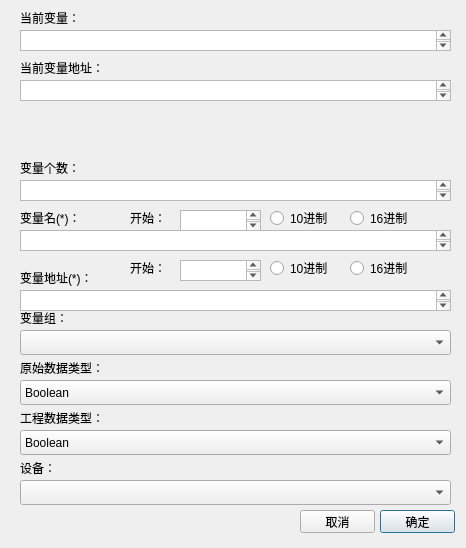
<?xml version="1.0" encoding="UTF-8"?>
<ui version="4.0">
 <class>CMDBatchChangeVariableDialog</class>
 <widget class="QDialog" name="CMDBatchChangeVariableDialog">
  <property name="geometry">
   <rect>
    <x>0</x>
    <y>0</y>
    <width>466</width>
    <height>548</height>
   </rect>
  </property>
  <property name="windowTitle">
   <string>Dialog</string>
  </property>
  <widget class="QComboBox" name="batchOriginalDataTypeBox">
   <property name="geometry">
    <rect>
     <x>20</x>
     <y>380</y>
     <width>431</width>
     <height>25</height>
    </rect>
   </property>
   <item>
    <property name="text">
     <string>Boolean</string>
    </property>
   </item>
   <item>
    <property name="text">
     <string>Char</string>
    </property>
   </item>
   <item>
    <property name="text">
     <string>Byte</string>
    </property>
   </item>
   <item>
    <property name="text">
     <string>Int16</string>
    </property>
   </item>
   <item>
    <property name="text">
     <string>UInt16</string>
    </property>
   </item>
   <item>
    <property name="text">
     <string>Int32</string>
    </property>
   </item>
   <item>
    <property name="text">
     <string>UInt32</string>
    </property>
   </item>
   <item>
    <property name="text">
     <string>Int64</string>
    </property>
   </item>
   <item>
    <property name="text">
     <string>UInt64</string>
    </property>
   </item>
   <item>
    <property name="text">
     <string>Float</string>
    </property>
   </item>
   <item>
    <property name="text">
     <string>Double</string>
    </property>
   </item>
   <item>
    <property name="text">
     <string>Datetime</string>
    </property>
   </item>
   <item>
    <property name="text">
     <string>String</string>
    </property>
   </item>
  </widget>
  <widget class="QLabel" name="label">
   <property name="geometry">
    <rect>
     <x>20</x>
     <y>360</y>
     <width>91</width>
     <height>16</height>
    </rect>
   </property>
   <property name="text">
    <string>原始数据类型：</string>
   </property>
  </widget>
  <widget class="QComboBox" name="batchProjectDataTypeBox">
   <property name="geometry">
    <rect>
     <x>20</x>
     <y>430</y>
     <width>431</width>
     <height>25</height>
    </rect>
   </property>
   <item>
    <property name="text">
     <string>Boolean</string>
    </property>
   </item>
   <item>
    <property name="text">
     <string>Char</string>
    </property>
   </item>
   <item>
    <property name="text">
     <string>Byte</string>
    </property>
   </item>
   <item>
    <property name="text">
     <string>Int16</string>
    </property>
   </item>
   <item>
    <property name="text">
     <string>UInt16</string>
    </property>
   </item>
   <item>
    <property name="text">
     <string>Int32</string>
    </property>
   </item>
   <item>
    <property name="text">
     <string>UInt32</string>
    </property>
   </item>
   <item>
    <property name="text">
     <string>Int64</string>
    </property>
   </item>
   <item>
    <property name="text">
     <string>UInt64</string>
    </property>
   </item>
   <item>
    <property name="text">
     <string>Float</string>
    </property>
   </item>
   <item>
    <property name="text">
     <string>Double</string>
    </property>
   </item>
   <item>
    <property name="text">
     <string>Datetime</string>
    </property>
   </item>
   <item>
    <property name="text">
     <string>String</string>
    </property>
   </item>
  </widget>
  <widget class="QLabel" name="label_2">
   <property name="geometry">
    <rect>
     <x>20</x>
     <y>410</y>
     <width>91</width>
     <height>16</height>
    </rect>
   </property>
   <property name="text">
    <string>工程数据类型：</string>
   </property>
  </widget>
  <widget class="QComboBox" name="batchDeviceListCombox">
   <property name="geometry">
    <rect>
     <x>20</x>
     <y>480</y>
     <width>431</width>
     <height>25</height>
    </rect>
   </property>
  </widget>
  <widget class="QLabel" name="label_3">
   <property name="geometry">
    <rect>
     <x>20</x>
     <y>460</y>
     <width>91</width>
     <height>16</height>
    </rect>
   </property>
   <property name="text">
    <string>设备：</string>
   </property>
  </widget>
  <widget class="QPushButton" name="okButton">
   <property name="geometry">
    <rect>
     <x>380</x>
     <y>510</y>
     <width>75</width>
     <height>23</height>
    </rect>
   </property>
   <property name="text">
    <string>确定</string>
   </property>
  </widget>
  <widget class="QPushButton" name="cancelButton">
   <property name="geometry">
    <rect>
     <x>300</x>
     <y>510</y>
     <width>75</width>
     <height>23</height>
    </rect>
   </property>
   <property name="text">
    <string>取消</string>
   </property>
  </widget>
  <widget class="QLabel" name="label_4">
   <property name="geometry">
    <rect>
     <x>20</x>
     <y>10</y>
     <width>61</width>
     <height>16</height>
    </rect>
   </property>
   <property name="text">
    <string>当前变量：</string>
   </property>
  </widget>
  <widget class="QLabel" name="label_5">
   <property name="geometry">
    <rect>
     <x>20</x>
     <y>310</y>
     <width>61</width>
     <height>16</height>
    </rect>
   </property>
   <property name="text">
    <string>变量组：</string>
   </property>
  </widget>
  <widget class="QPlainTextEdit" name="curVarNameEdit">
   <property name="geometry">
    <rect>
     <x>20</x>
     <y>30</y>
     <width>431</width>
     <height>21</height>
    </rect>
   </property>
   <property name="readOnly">
    <bool>true</bool>
   </property>
  </widget>
  <widget class="QLabel" name="label_6">
   <property name="geometry">
    <rect>
     <x>20</x>
     <y>60</y>
     <width>81</width>
     <height>16</height>
    </rect>
   </property>
   <property name="text">
    <string>当前变量地址：</string>
   </property>
  </widget>
  <widget class="QPlainTextEdit" name="curVarAddrEdit">
   <property name="geometry">
    <rect>
     <x>20</x>
     <y>80</y>
     <width>431</width>
     <height>21</height>
    </rect>
   </property>
   <property name="readOnly">
    <bool>true</bool>
   </property>
  </widget>
  <widget class="QLabel" name="label_7">
   <property name="geometry">
    <rect>
     <x>20</x>
     <y>270</y>
     <width>81</width>
     <height>16</height>
    </rect>
   </property>
   <property name="text">
    <string>变量地址(*)：</string>
   </property>
  </widget>
  <widget class="QPlainTextEdit" name="batchVarAddrEdit">
   <property name="geometry">
    <rect>
     <x>20</x>
     <y>290</y>
     <width>431</width>
     <height>21</height>
    </rect>
   </property>
   <property name="readOnly">
    <bool>false</bool>
   </property>
  </widget>
  <widget class="QPlainTextEdit" name="batchVarNameEdit">
   <property name="geometry">
    <rect>
     <x>20</x>
     <y>230</y>
     <width>431</width>
     <height>21</height>
    </rect>
   </property>
   <property name="readOnly">
    <bool>false</bool>
   </property>
  </widget>
  <widget class="QLabel" name="label_9">
   <property name="geometry">
    <rect>
     <x>20</x>
     <y>210</y>
     <width>71</width>
     <height>16</height>
    </rect>
   </property>
   <property name="text">
    <string>变量名(*)：</string>
   </property>
  </widget>
  <widget class="QPlainTextEdit" name="batchVarCntEdit">
   <property name="geometry">
    <rect>
     <x>20</x>
     <y>180</y>
     <width>431</width>
     <height>21</height>
    </rect>
   </property>
   <property name="readOnly">
    <bool>false</bool>
   </property>
  </widget>
  <widget class="QLabel" name="label_10">
   <property name="geometry">
    <rect>
     <x>20</x>
     <y>160</y>
     <width>61</width>
     <height>16</height>
    </rect>
   </property>
   <property name="text">
    <string>变量个数：</string>
   </property>
  </widget>
  <widget class="QLabel" name="label_12">
   <property name="geometry">
    <rect>
     <x>130</x>
     <y>210</y>
     <width>41</width>
     <height>16</height>
    </rect>
   </property>
   <property name="text">
    <string>开始：</string>
   </property>
  </widget>
  <widget class="QPlainTextEdit" name="batchVarNameStartEdit">
   <property name="geometry">
    <rect>
     <x>180</x>
     <y>210</y>
     <width>81</width>
     <height>21</height>
    </rect>
   </property>
  </widget>
  <widget class="QLabel" name="label_13">
   <property name="geometry">
    <rect>
     <x>130</x>
     <y>260</y>
     <width>41</width>
     <height>16</height>
    </rect>
   </property>
   <property name="text">
    <string>开始：</string>
   </property>
  </widget>
  <widget class="QPlainTextEdit" name="batchVarAddrStartEdit">
   <property name="geometry">
    <rect>
     <x>180</x>
     <y>260</y>
     <width>81</width>
     <height>21</height>
    </rect>
   </property>
  </widget>
  <widget class="QComboBox" name="batchGroupListCombox">
   <property name="geometry">
    <rect>
     <x>20</x>
     <y>330</y>
     <width>431</width>
     <height>25</height>
    </rect>
   </property>
  </widget>
  <widget class="QRadioButton" name="nameFmt10Check">
   <property name="geometry">
    <rect>
     <x>270</x>
     <y>210</y>
     <width>61</width>
     <height>16</height>
    </rect>
   </property>
   <property name="text">
    <string>10进制</string>
   </property>
   <property name="autoExclusive">
    <bool>false</bool>
   </property>
  </widget>
  <widget class="QRadioButton" name="nameFmt16Check">
   <property name="geometry">
    <rect>
     <x>350</x>
     <y>210</y>
     <width>61</width>
     <height>16</height>
    </rect>
   </property>
   <property name="text">
    <string>16进制</string>
   </property>
   <property name="autoExclusive">
    <bool>false</bool>
   </property>
  </widget>
  <widget class="QRadioButton" name="addrFmt10Check">
   <property name="geometry">
    <rect>
     <x>270</x>
     <y>260</y>
     <width>61</width>
     <height>16</height>
    </rect>
   </property>
   <property name="text">
    <string>10进制</string>
   </property>
   <property name="autoExclusive">
    <bool>false</bool>
   </property>
  </widget>
  <widget class="QRadioButton" name="addrFmt16Check">
   <property name="geometry">
    <rect>
     <x>350</x>
     <y>260</y>
     <width>61</width>
     <height>16</height>
    </rect>
   </property>
   <property name="text">
    <string>16进制</string>
   </property>
   <property name="autoExclusive">
    <bool>false</bool>
   </property>
  </widget>
 </widget>
 <resources/>
 <connections/>
</ui>
